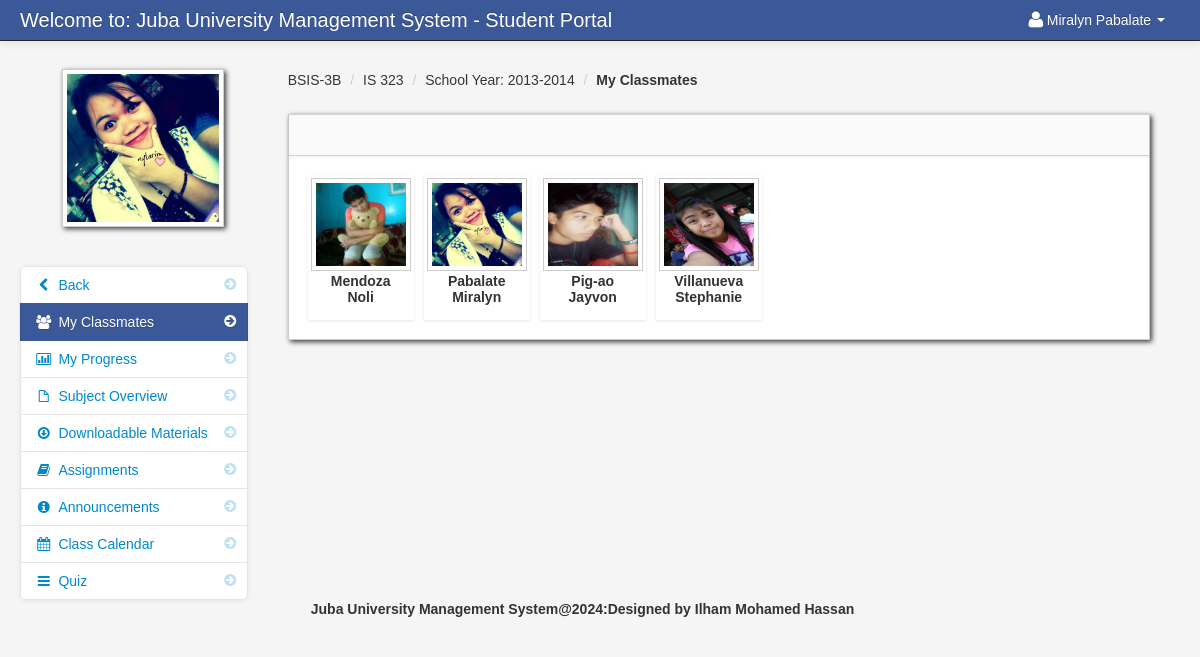
The page /my_classmates.php?id=167 (signed in) on the database its author committed.
### tables this page shows
CREATE TABLE `student` (
  `student_id` int(11) NOT NULL,
  `firstname` varchar(100) NOT NULL,
  `lastname` varchar(100) NOT NULL,
  `class_id` int(11) NOT NULL,
  `username` varchar(100) NOT NULL,
  `password` varchar(100) NOT NULL,
  `location` varchar(100) NOT NULL,
  `status` varchar(100) NOT NULL
);

CREATE TABLE `class` (
  `class_id` int(11) NOT NULL,
  `class_name` varchar(100) NOT NULL
);

CREATE TABLE `subject` (
  `subject_id` int(11) NOT NULL,
  `subject_code` varchar(100) NOT NULL,
  `subject_title` varchar(100) NOT NULL,
  `category` varchar(100) NOT NULL,
  `description` longtext NOT NULL,
  `unit` int(11) NOT NULL,
  `Pre_req` varchar(100) NOT NULL,
  `semester` varchar(100) NOT NULL
);

CREATE TABLE `teacher_class` (
  `teacher_class_id` int(11) NOT NULL,
  `teacher_id` int(11) NOT NULL,
  `class_id` int(11) NOT NULL,
  `subject_id` int(11) NOT NULL,
  `thumbnails` varchar(100) NOT NULL,
  `school_year` varchar(100) NOT NULL
);

CREATE TABLE `teacher_class_student` (
  `teacher_class_student_id` int(11) NOT NULL,
  `teacher_class_id` int(11) NOT NULL,
  `student_id` int(11) NOT NULL,
  `teacher_id` int(11) NOT NULL
);

### session.php (called while the page is built, shortened)
<?php
$session_id=$_SESSION['id'];
?>

### my_classmates.php (the view, shortened to what this page needs)
<?php include('header_dashboard.php'); ?>
<?php include('session.php'); ?>
<?php $get_id = $_GET['id']; ?>
    <body>
		<?php include('navbar_student.php'); ?>
        <div class="container-fluid">
            <div class="row-fluid">
				<?php include('my_classmates_link.php'); ?>
                <div class="span9" id="content">
                     <div class="row-fluid">
					<?php $query = mysqli_query($conn,"select * from teacher_class_student
					LEFT JOIN teacher_class ON teacher_class.teacher_class_id = teacher_class_student.teacher_class_id
					JOIN class ON class.class_id = teacher_class.class_id
					JOIN subject ON subject.subject_id = teacher_class.subject_id
					where student_id = '$session_id'
					")or die(mysqli_error());
					$row = mysqli_fetch_array($query);
					?>
					     <ul class="breadcrumb">
							<li><a href="#"><?php echo $row['class_name']; ?></a> <span class="divider">/</span></li>
							<li><a href="#"><?php echo $row['subject_code']; ?></a> <span class="divider">/</span></li>
							<li><a href="#">School Year: <?php echo $row['school_year']; ?></a> <span class="divider">/</span></li>
							<li><a href="#"><b>My Classmates</b></a></li>
						</ul>
                        <div id="block_bg" class="block">
                            <div class="navbar navbar-inner block-header">
                            </div>
                            <div class="block-content collapse in">
                                <div class="span12">
									<ul	 id="da-thumbs" class="da-thumbs">
										    <?php
														$my_student = mysqli_query($conn,"SELECT *
														FROM teacher_class_student
														LEFT JOIN student ON student.student_id = teacher_class_student.student_id
														INNER JOIN class ON class.class_id = student.class_id where teacher_class_id = '$get_id' order by lastname ")or die(mysqli_error());
														while($row = mysqli_fetch_array($my_student)){
														$id = $row['teacher_class_student_id'];
														?>
											<li id="del<?php echo $id; ?>">
												<a  class="classmate_cursor" href="#">
														<img id="student_avatar_class" src ="admin/<?php echo $row['location'] ?>" width="124" height="140" class="img-polaroid">
												</a>
												<p class="class"><?php echo $row['lastname'];?></p>
												<p class="subject"><?php echo $row['firstname']; ?></p>
											</li>
									<?php } ?>
									</ul>
                                </div>
                            </div>
                        </div>
                    </div>
                </div>
            </div>
		<?php include('footer.php'); ?>
        </div>
		<?php include('script.php'); ?>
    </body>
</html>

### navbar_student.php (shortened to what this page needs)
<div class="navbar navbar-fixed-top navbar-inverse">
        <div class="navbar-inner">
            <div class="container-fluid">
                <a class="brand" href="#">Welcome to: Juba University Management System - Student Portal</a>
					<div class="nav-collapse collapse">
						<ul class="nav pull-right">
							<?php $query= mysqli_query($conn,"select * from student where student_id = '$session_id'")or die(mysqli_error());
									$row = mysqli_fetch_array($query);
							?>
							<li class="dropdown">
								<a href="#" role="button" class="dropdown-toggle" data-toggle="dropdown"> <i class="icon-user icon-large"></i><?php echo $row['firstname']." ".$row['lastname'];  ?> <i class="caret"></i></a>
							</li>
						</ul>
					</div>
            </div>
        </div>
</div>

### my_classmates_link.php (shortened to what this page needs)
<div class="span3" id="sidebar">
	<img id="avatar" src="admin/<?php echo $row['location']; ?>" class="img-polaroid">
		<ul class="nav nav-list bs-docs-sidenav nav-collapse collapse">
				<li class=""><a href="dashboard_student.php"><i class="icon-chevron-right"></i><i class="icon-chevron-left"></i>&nbsp;Back</a></li>
				<li class="active"><a href="my_classmates.php<?php echo '?id='.$get_id; ?>"><i class="icon-chevron-right"></i><i class="icon-group"></i>&nbsp;My Classmates</a></li>
				<li class=""><a href="progress.php<?php echo '?id='.$get_id; ?>"><i class="icon-chevron-right"></i><i class="icon-bar-chart"></i>&nbsp;My Progress</a></li>
				<li class=""><a href="subject_overview_student.php<?php echo '?id='.$get_id; ?>"><i class="icon-chevron-right"></i><i class="icon-file"></i>&nbsp;Subject Overview</a></li>
				<li class=""><a href="downloadable_student.php<?php echo '?id='.$get_id; ?>"><i class="icon-chevron-right"></i><i class="icon-download"></i>&nbsp;Downloadable Materials</a></li>
				<li class=""><a href="assignment_student.php<?php echo '?id='.$get_id; ?>"><i class="icon-chevron-right"></i><i class="icon-book"></i>&nbsp;Assignments</a></li>
				<li class=""><a href="announcements_student.php<?php echo '?id='.$get_id; ?>"><i class="icon-chevron-right"></i><i class="icon-info-sign"></i>&nbsp;Announcements</a></li>
				<li class=""><a href="class_calendar_student.php<?php echo '?id='.$get_id; ?>"><i class="icon-chevron-right"></i><i class="icon-calendar"></i>&nbsp;Class Calendar</a></li>
				<li class=""><a href="student_quiz_list.php<?php echo '?id='.$get_id; ?>"><i class="icon-chevron-right"></i><i class="icon-reorder"></i>&nbsp;Quiz</a></li>
		</ul>
</div>

### admin/assets/styles.css (style rules this page uses)
body { padding-top: 60px; padding-bottom: 40px; background-color: #f5f5f5; }
#content { margin-left:0px; }
.breadcrumb { margin: 0 0 0px; padding: 10px 0px; background-color: transparent; }
.block { background: url("../images/pixel-60fff.png") repeat scroll 0 0 rgba(0, 0, 0, 0) !important; border: 1px solid #ccc; background: white; margin: 1em 0em; border-top: none; -webkit-box-shadow: 2px 2px 5px rgba(0, 0, 6, 0.75); -moz-box-shadow: 2px 2px 5px rgba(0, 0, 6, 0.75); box-shadow: 2px 2px 5px rgba(0, 0, 6, 0.75); }
.block-content { margin: 1em; min-height: .25em; }
.block-header { margin-bottom: 0px; border-right: none; border-left: none; -webkit-border-radius: 0px; -moz-border-radius: 0px; border-radius: 0px; }
.bs-docs-sidenav { max-width: 228px; margin: 30px 0 0; padding: 0; background-color: #fff; -webkit-border-radius: 6px; -moz-border-radius: 6px; border-radius: 6px; -webkit-box-shadow: 0 1px 4px rgba(0,0,0,.065); -moz-box-shadow: 0 1px 4px rgba(0,0,0,.065); box-shadow: 0 1px 4px rgba(0,0,0,.065); }
.bs-docs-sidenav > li > a { display: block; width: 190px \9; margin: 0 0 -1px; padding: 8px 14px; border: 1px solid #e5e5e5; }
.bs-docs-sidenav > li:first-child > a { -webkit-border-radius: 6px 6px 0 0; -moz-border-radius: 6px 6px 0 0; border-radius: 6px 6px 0 0; }
.bs-docs-sidenav > li:last-child > a { -webkit-border-radius: 0 0 6px 6px; -moz-border-radius: 0 0 6px 6px; border-radius: 0 0 6px 6px; }
.bs-docs-sidenav > .active > a { position: relative; z-index: 2; padding: 9px 15px; border: 0; text-shadow: 0 1px 0 rgba(0,0,0,.15); -webkit-box-shadow: inset 1px 0 0 rgba(0,0,0,.1), inset -1px 0 0 rgba(0,0,0,.1); -moz-box-shadow: inset 1px 0 0 rgba(0,0,0,.1), inset -1px 0 0 rgba(0,0,0,.1); box-shadow: inset 1px 0 0 rgba(0,0,0,.1), inset -1px 0 0 rgba(0,0,0,.1); }
.bs-docs-sidenav .icon-chevron-right { float: right; margin-top: 2px; margin-right: -6px; opacity: .25; }
.bs-docs-sidenav .active .icon-chevron-right, .bs-docs-sidenav .active a:hover .icon-chevron-right { opacity: 1; }

### admin/assets/style.css (style rules this page uses)
.da-thumbs { float: left; list-style: none outside none; margin: 0; padding: 0; position: relative; }
.da-thumbs li { float: left; margin: 5px; padding: 3px; position: relative; box-shadow: 0 1px 3px rgba(0,0,0,0.1); }
.da-thumbs li a, .da-thumbs li a img { display: block; position: relative; }
.da-thumbs li a { overflow: hidden; }
.class { font-family: helvetica !important; font-weight: bold; text-align: center; }
.subject { font-family: helvetica !important; font-weight: bold; text-align: center; margin-top: -14px; }

### rows shown on the page
student: firstname "Miralyn", lastname "Pabalate", location (picture)
class: class_name "BSIS-3B"
subject: subject_code "IS 323"
teacher_class: school_year "2013-2014"
teacher_class_student: student.location (picture), student.lastname "Mendoza", student.firstname "Noli"
teacher_class_student: student.location (picture), student.lastname "Pabalate", student.firstname "Miralyn"
teacher_class_student: student.location (picture), student.lastname "Pig-ao", student.firstname "Jayvon"
teacher_class_student: student.location (picture), student.lastname "Villanueva", student.firstname "Stephanie"
